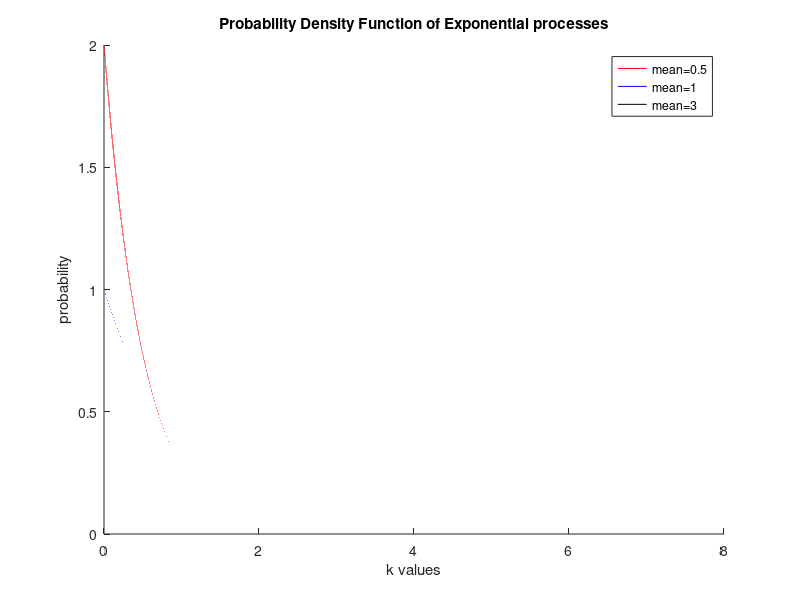
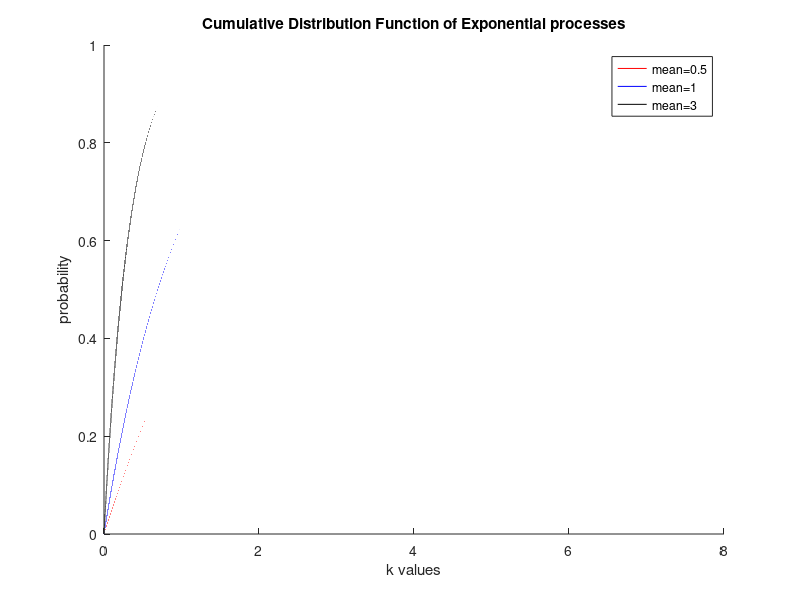

Write MATLAB code to recreate these figures, in order.
clc;
clear all;
close all;

# Exponential distribution

# Task A
m = [0.5 1 3];
lambda = 1./m;
k = 0:0.00001:8;

for i = 1 : columns(m)
  exponential_pdf(i,:) = exppdf(k,m(i));
endfor

figure(1);
hold on;
colors = 'rbkm';
for i = 1 : columns(m)
  plot(k,exponential_pdf(i,:),colors(i));
endfor
hold off;
title("Probability Density Function of Exponential processes");
xlabel("k values");
ylabel("probability");
legend("mean=0.5", "mean=1","mean=3");

# Task B
m = [0.5 1 3];
lambda = 1./m;
k = 0:0.00001:8;
for i = 1 : columns(lambda)
  exponential_cdf(i,:) = expcdf(k,lambda(i));
endfor

figure(2);
hold on;
colors = 'rbkm';
for i = 1 : columns(lambda)
  plot(k,exponential_cdf(i,:),colors(i));
endfor
hold off;
title("Cumulative Distribution Function of Exponential processes");
xlabel("k values");
ylabel("probability");
legend("mean=0.5", "mean=1","mean=3");

# Task C
k = 0:0.00001:8;
lambda = 2.5;
exponential_cdf_ = expcdf(k,lambda);

display("The P[X > 30000] = ");
display(1-exponential_cdf_(30000));

answer = (1-exponential_cdf_(50000))/(1-exponential_cdf_(20000));
display("P[X > 50000 | X > 20000] = ");
display(answer);
